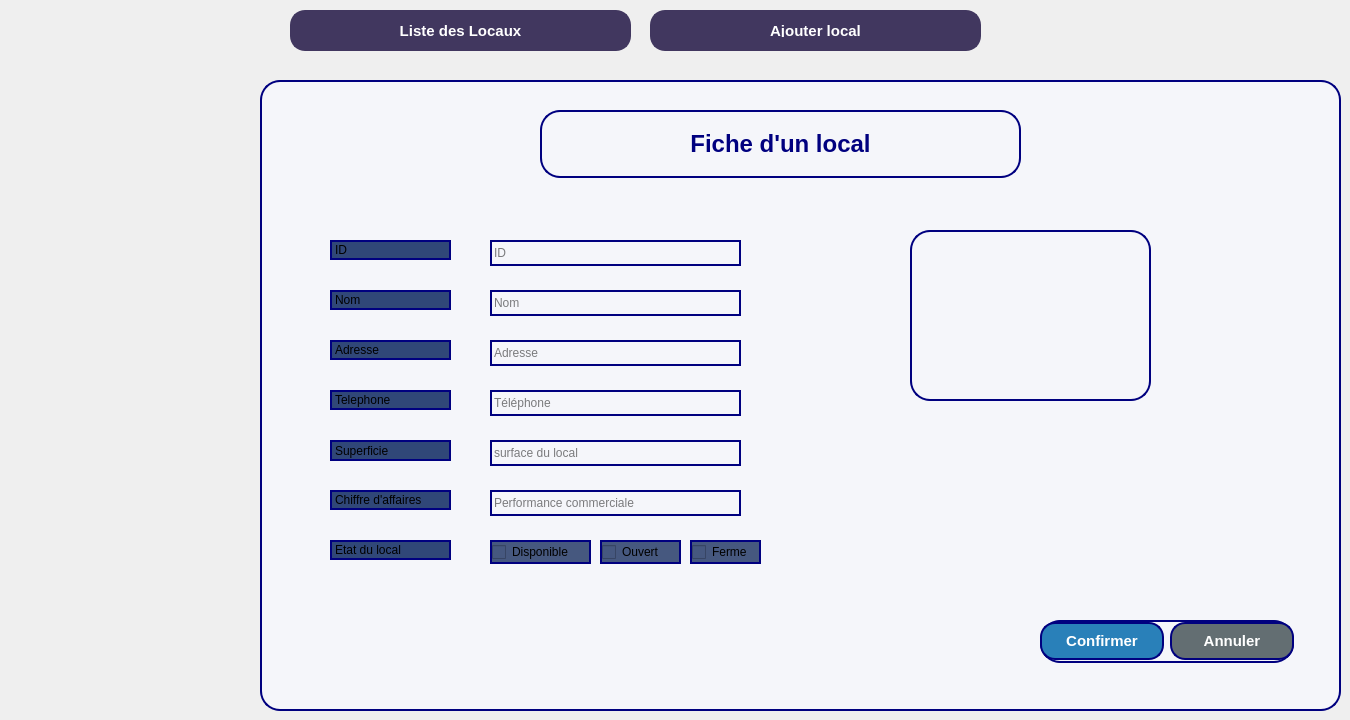
      <widget class="QWidget" name="page_5">
       <widget class="QFrame" name="frameFicheClient_2">
        <property name="geometry">
         <rect>
          <x>260</x>
          <y>80</y>
          <width>1081</width>
          <height>631</height>
         </rect>
        </property>
        <property name="styleSheet">
         <string notr="true">border:2px solid #a55eea; border-radius:20px; background-color:#f5f6fa;
border-color: rgb(0, 0, 127);</string>
        </property>
        <widget class="QLabel" name="lblFicheClient_2">
         <property name="geometry">
          <rect>
           <x>280</x>
           <y>30</y>
           <width>481</width>
           <height>68</height>
          </rect>
         </property>
         <property name="font">
          <font>
           <pointsize>18</pointsize>
           <bold>true</bold>
          </font>
         </property>
         <property name="styleSheet">
          <string notr="true">color: rgb(0, 0, 127);</string>
         </property>
         <property name="frameShape">
          <enum>QFrame::Shape::StyledPanel</enum>
         </property>
         <property name="frameShadow">
          <enum>QFrame::Shadow::Raised</enum>
         </property>
         <property name="text">
          <string>Fiche d'un local</string>
         </property>
         <property name="alignment">
          <set>Qt::AlignmentFlag::AlignCenter</set>
         </property>
        </widget>
        <widget class="QLabel" name="lblid_2">
         <property name="geometry">
          <rect>
           <x>70</x>
           <y>160</y>
           <width>121</width>
           <height>20</height>
          </rect>
         </property>
         <property name="styleSheet">
          <string notr="true">background-color: rgb(48, 71, 120);</string>
         </property>
         <property name="text">
          <string>ID</string>
         </property>
        </widget>
        <widget class="QLabel" name="lblnom_3">
         <property name="geometry">
          <rect>
           <x>70</x>
           <y>210</y>
           <width>121</width>
           <height>20</height>
          </rect>
         </property>
         <property name="styleSheet">
          <string notr="true">background-color: rgb(48, 71, 120);</string>
         </property>
         <property name="text">
          <string>Nom</string>
         </property>
        </widget>
        <widget class="QLabel" name="lblprenom_2">
         <property name="geometry">
          <rect>
           <x>70</x>
           <y>260</y>
           <width>121</width>
           <height>20</height>
          </rect>
         </property>
         <property name="styleSheet">
          <string notr="true">background-color: rgb(48, 71, 120);</string>
         </property>
         <property name="text">
          <string>Adresse</string>
         </property>
        </widget>
        <widget class="QLabel" name="lbltel_2">
         <property name="geometry">
          <rect>
           <x>70</x>
           <y>310</y>
           <width>121</width>
           <height>20</height>
          </rect>
         </property>
         <property name="styleSheet">
          <string notr="true">background-color: rgb(48, 71, 120);</string>
         </property>
         <property name="text">
          <string>Telephone</string>
         </property>
        </widget>
        <widget class="QLabel" name="lblbirth_2">
         <property name="geometry">
          <rect>
           <x>70</x>
           <y>360</y>
           <width>121</width>
           <height>21</height>
          </rect>
         </property>
         <property name="styleSheet">
          <string notr="true">background-color: rgb(48, 71, 120);</string>
         </property>
         <property name="text">
          <string>Superficie</string>
         </property>
        </widget>
        <widget class="QWidget" name="layoutWidget_2">
         <property name="geometry">
          <rect>
           <x>780</x>
           <y>540</y>
           <width>254</width>
           <height>43</height>
          </rect>
         </property>
         <layout class="QHBoxLayout" name="ajouterActionLayout_2">
          <item>
           <widget class="QPushButton" name="btnConfirmer_2">
            <property name="styleSheet">
             <string>background-color:#2980b9;color:white;font-weight:bold;border-radius:15px;padding:8px 24px;font-size:15px;</string>
            </property>
            <property name="text">
             <string>Confirmer</string>
            </property>
           </widget>
          </item>
          <item>
           <widget class="QPushButton" name="btnAnnuler_2">
            <property name="styleSheet">
             <string>background-color:#636e72;color:white;font-weight:bold;border-radius:15px;padding:8px 24px;font-size:15px;</string>
            </property>
            <property name="text">
             <string>Annuler</string>
            </property>
           </widget>
          </item>
         </layout>
        </widget>
        <widget class="QLineEdit" name="lineEditNom_3">
         <property name="geometry">
          <rect>
           <x>230</x>
           <y>210</y>
           <width>251</width>
           <height>26</height>
          </rect>
         </property>
         <property name="styleSheet">
          <string notr="true">color: rgb(0, 0, 0);</string>
         </property>
         <property name="text">
          <string/>
         </property>
         <property name="placeholderText">
          <string>Nom</string>
         </property>
        </widget>
        <widget class="QLineEdit" name="lineEditPhone_2">
         <property name="geometry">
          <rect>
           <x>230</x>
           <y>310</y>
           <width>251</width>
           <height>26</height>
          </rect>
         </property>
         <property name="styleSheet">
          <string notr="true">color: rgb(0, 0, 0);</string>
         </property>
         <property name="text">
          <string/>
         </property>
         <property name="placeholderText">
          <string>Téléphone</string>
         </property>
        </widget>
        <widget class="QLineEdit" name="lineEditDateNaissance_2">
         <property name="geometry">
          <rect>
           <x>230</x>
           <y>360</y>
           <width>251</width>
           <height>26</height>
          </rect>
         </property>
         <property name="styleSheet">
          <string notr="true">color: rgb(0, 0, 0);</string>
         </property>
         <property name="text">
          <string/>
         </property>
         <property name="placeholderText">
          <string>surface du local</string>
         </property>
        </widget>
        <widget class="QLineEdit" name="lineEditID_2">
         <property name="geometry">
          <rect>
           <x>230</x>
           <y>160</y>
           <width>251</width>
           <height>26</height>
          </rect>
         </property>
         <property name="styleSheet">
          <string notr="true">color: rgb(0, 0, 0);</string>
         </property>
         <property name="text">
          <string/>
         </property>
         <property name="placeholderText">
          <string>ID</string>
         </property>
        </widget>
        <widget class="QLineEdit" name="lineEditPrenom_2">
         <property name="geometry">
          <rect>
           <x>230</x>
           <y>260</y>
           <width>251</width>
           <height>26</height>
          </rect>
         </property>
         <property name="styleSheet">
          <string notr="true">color: rgb(0, 0, 0);</string>
         </property>
         <property name="text">
          <string/>
         </property>
         <property name="placeholderText">
          <string>Adresse</string>
         </property>
        </widget>
        <widget class="QLabel" name="label_9">
         <property name="geometry">
          <rect>
           <x>70</x>
           <y>410</y>
           <width>121</width>
           <height>20</height>
          </rect>
         </property>
         <property name="styleSheet">
          <string notr="true">background-color: rgb(48, 71, 120);</string>
         </property>
         <property name="text">
          <string>Chiffre d'affaires</string>
         </property>
        </widget>
        <widget class="QLineEdit" name="lineEditDateNaissance_3">
         <property name="geometry">
          <rect>
           <x>230</x>
           <y>410</y>
           <width>251</width>
           <height>26</height>
          </rect>
         </property>
         <property name="styleSheet">
          <string notr="true">color: rgb(0, 0, 0);</string>
         </property>
         <property name="text">
          <string/>
         </property>
         <property name="placeholderText">
          <string>Performance commerciale</string>
         </property>
        </widget>
        <widget class="QLabel" name="label_27">
         <property name="geometry">
          <rect>
           <x>70</x>
           <y>460</y>
           <width>121</width>
           <height>20</height>
          </rect>
         </property>
         <property name="styleSheet">
          <string notr="true">background-color: rgb(48, 71, 120);</string>
         </property>
         <property name="text">
          <string>Etat du local</string>
         </property>
        </widget>
        <widget class="QCheckBox" name="checkOld">
         <property name="geometry">
          <rect>
           <x>230</x>
           <y>460</y>
           <width>101</width>
           <height>24</height>
          </rect>
         </property>
         <property name="styleSheet">
          <string notr="true">background-color: rgb(70, 88, 127);</string>
         </property>
         <property name="text">
          <string>Disponible</string>
         </property>
        </widget>
        <widget class="QCheckBox" name="checkNew">
         <property name="geometry">
          <rect>
           <x>340</x>
           <y>460</y>
           <width>81</width>
           <height>24</height>
          </rect>
         </property>
         <property name="styleSheet">
          <string notr="true">background-color: rgb(70, 88, 127);</string>
         </property>
         <property name="text">
          <string>Ouvert</string>
         </property>
        </widget>
        <widget class="QCheckBox" name="checkVIP">
         <property name="geometry">
          <rect>
           <x>430</x>
           <y>460</y>
           <width>71</width>
           <height>24</height>
          </rect>
         </property>
         <property name="styleSheet">
          <string notr="true">background-color: rgb(70, 88, 127);</string>
         </property>
         <property name="text">
          <string>Ferme</string>
         </property>
        </widget>
        <widget class="QLabel" name="label">
         <property name="geometry">
          <rect>
           <x>650</x>
           <y>150</y>
           <width>241</width>
           <height>171</height>
          </rect>
         </property>
         <property name="styleSheet">
          <string notr="true">image: url(:/icons/imgloc.jpg);</string>
         </property>
         <property name="text">
          <string/>
         </property>
         <property name="pixmap">
          <pixmap resource="Mpower.qrc">:/new/prefix1/qq.jpg</pixmap>
         </property>
         <property name="scaledContents">
          <bool>true</bool>
         </property>
        </widget>
       </widget>
       <widget class="QPushButton" name="btnAjouterClient_3">
        <property name="geometry">
         <rect>
          <x>650</x>
          <y>10</y>
          <width>331</width>
          <height>41</height>
         </rect>
        </property>
        <property name="styleSheet">
         <string notr="true">QPushButton {
    background-color: #41375f;
    color: white;
    font-weight: bold;
    border-radius: 15px;
    padding: 12px 24px;
    font-size: 15px;
    border: 2px solid #41375f;
}
QPushButton:hover {
    background-color: #5a4a82;
    border: 2px solid #7158a0;
}</string>
        </property>
        <property name="text">
         <string>Ajouter local</string>
        </property>
       </widget>
       <widget class="QPushButton" name="btnListeClients_3">
        <property name="geometry">
         <rect>
          <x>290</x>
          <y>10</y>
          <width>341</width>
          <height>41</height>
         </rect>
        </property>
        <property name="styleSheet">
         <string notr="true">QPushButton {
    background-color: #41375f;
    color: white;
    font-weight: bold;
    border-radius: 15px;
    padding: 12px 24px;
    font-size: 15px;
    border: 2px solid #41375f;
}
QPushButton:hover {
    background-color: #5a4a82;
    border: 2px solid #7158a0;
}</string>
        </property>
        <property name="text">
         <string>Liste des Locaux</string>
        </property>
       </widget>
      </widget>
